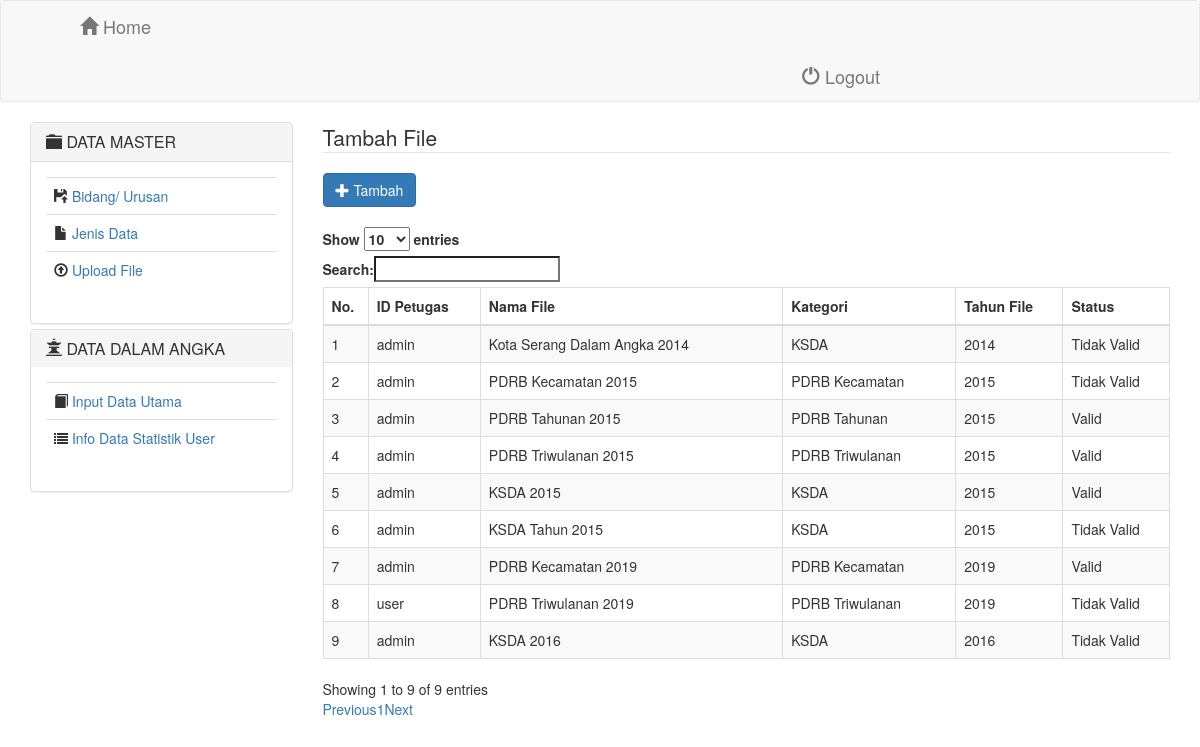
The app's page /index.php/upload/file with its own data.
### tables this page shows
CREATE TABLE `tb_upload` (
  `id_upload` int(10) NOT NULL,
  `id_user` varchar(10) NOT NULL,
  `nama_file` varchar(100) NOT NULL,
  `kategori` int(1) NOT NULL,
  `tahun_file` year(4) NOT NULL,
  `file` varchar(255) NOT NULL,
  `waktu_upload` datetime NOT NULL,
  `status` int(1) NOT NULL COMMENT '1 = valid 0 = tidak valid'
);

### application/libraries/Template.php (called while the page is built)
<?php
class Template{
    protected $_CI;
    function __construct(){
        $this->_CI=&get_instance();
    }
    function display($template,$data=null){
        $data['_content']=$this->_CI->load->view($template,$data,true);
        $data['_header']=$this->_CI->load->view('template/header',$data,true);
        $data['_sidebar']=$this->_CI->load->view('template/sidebar',$data,true);
        $this->_CI->load->view('/template.php',$data);
    }
}

### application/controllers/Upload.php (called while the page is built, shortened)
<?php
    class Upload extends CI_Controller {
        function file(){
            $data["title"] = "Data File";
            $data["file"] = $this->m_upload->get_all()->result();
            $data['menu']='';
            if($this->uri->segment(3)=="delete_success")
                $data['message']="<div class='alert alert-success'>Data berhasil dihapus</div>";
            else if($this->uri->segment(3)=="add_success")
                $data['message']="<div class='alert alert-success'>Data Berhasil disimpan</div>";
            else
            $data['message']='';
            $this->template->display("dashboard/upload",$data);
        }
    }
?>

### index.php (called while the page is built, shortened)
<?php
require_once BASEPATH.'core/CodeIgniter.php';

### application/models/M_upload.php (called while the page is built, shortened)
<?php
    class M_upload Extends CI_Model{
        function get_all(){
            return $this->db->get("tb_upload");
        }
    }
?>

### application/views/dashboard/upload.php (the view, shortened to what this page needs)
<legend>Tambah File</legend>
<a href="<?php echo site_url('dashboard/tambahfile');?>" class="btn btn-primary"><i class="glyphicon glyphicon-plus"></i> Tambah</a>
<br><br>
<table class="table table-bordered table-striped table-hover" id="table-datatable">
    <thead>
        <tr>
            <th>No.</th>
            <th>ID Petugas</th>
            <th>Nama File</th>
            <th>Kategori</th>
            <th>Tahun File</th>
            <th>Status</th>
        </tr>
    </thead>
    <?php $no=1; foreach($file as $row) { ?>
    <tr>
        <td><?php echo $no;?></td>
        <td><?php echo $row->id_user;?></td>
        <td><?php echo $row->nama_file;?></td>
        <td>
            <?php
                if($row->kategori == "1"){
                    echo "KSDA";
                }
                elseif($row->kategori == "2"){
                    echo "PDRB Kecamatan";
                }
                elseif($row->kategori == "3"){
                    echo "PDRB Tahunan";
                }
                elseif($row->kategori == "4"){
                    echo "PDRB Triwulanan";
                }
            ?>
        </td>
        <td><?php echo $row->tahun_file;?></td>
        <td>
            <?php
                if($this->session->userdata("username") == "user"){
                    if($row->id_user == $this->session->userdata("username")){
                        if($row->status == "0"){
                            echo "Tidak Valid";
                        }
                        else{
                            echo "Valid";
                        }
                    }
                    else{
                        echo "";
                    }
                }
                else{
                    if($row->status == "0"){
                        echo "Tidak Valid";
                    }
                    else{
                        echo "Valid";
                    }
                }
            ?>
        </td>
    </tr>
    <?php $no++; } ?>
</table>

### application/views/template/header.php (shortened to what this page needs)
<div class="navbar navbar-default">
    <div class="container">
    <div class="navbar-header">
        <div style=" margin-left:50px; width:75%;float: left;"><a class="navbar-brand" href="<?php echo site_url('dashboard/index_dashboard');?>"> <span class="glyphicon glyphicon-home"></span> Home</a></div>
        <div style=" margin-left: 800px; width:25%;float: right;"><a class="navbar-brand" href="<?php echo site_url('dashboard/logout');?>"><span class="glyphicon glyphicon-off"></span> Logout</a></div>
    </div>
    </div>
</div>

### application/views/template/sidebar.php (shortened to what this page needs)
<div class="panel-group" id="accordion">
                <div class="panel panel-default">
                                <div class="panel-heading">
                                    <h4 class="panel-title">
                                        <a data-toggle="collapse" data-parent="#accordion" href="#collapseOne"><span class="glyphicon glyphicon-folder-close">
                                        </span> DATA MASTER</a>
                                    </h4>
                                </div>
                                <div id="collapseOne" class="panel-collapse collapse in">
                                    <div class="panel-body">
                                        <table class="table">
                                            <tr>
                                                <td>
                                                    <span class="glyphicon glyphicon-floppy-open"></span> <a href="<?php echo site_url('bidang_urusan/bidang');?>">Bidang/ Urusan</a>
                                                </td>
                                            </tr>
                                            <tr>
                                                <td>
                                                    <span class="glyphicon glyphicon-file"></span> <a href="<?php echo site_url('jenis_data/jenisdata');?>">Jenis Data</a>
                                                </td>
                                            </tr>
                                            <tr>
                                                <td>
                                                    <span class="glyphicon glyphicon-upload"></span> <a href="<?php echo site_url('upload/file');?>">Upload File</a>
                                                </td>
                                            </tr>
                                        </table>
                                    </div>
                                </div>
                </div>
                <div class="panel panel-default">
                    <div class="panel-heading">
                                    <h4 class="panel-title">
                                        <a data-toggle="collapse" data-parent="#accordion" href="#collapseOne"><span class="glyphicon glyphicon-queen">
                                        </span> DATA DALAM ANGKA </a>
                                    </h4>
                    </div>
                   <div class="panel-body">
                        <table class="table">
                               <tr>
                                   <td>
                                       <span class="glyphicon glyphicon-book"></span> <a href="<?php echo site_url('simpatik/tambahsimpatik');?>">Input Data Utama</a>
                                   </td>
                               </tr>
                               <?php if($this->session->userdata("level") == "Admin"){ ?>
                               <tr>
                                    <td>
                                        <span class="glyphicon glyphicon-check"></span> <a href="<?php echo site_url('simpatik/validasi'); ?>">Validasi Data Statistik</a>
                                    </td>
                               </tr>
                               <tr>
                                   <td>
                                       <span class="glyphicon glyphicon-download"></span> <a href="<?php echo site_url('download/download_list');?>">Info Download File</a>
                                   </td>
                               </tr>
                               <?php }if($this->session->userdata("username") !== "admin"){ ?>
                                <tr>
                                   <td>
                                       <i class="fa fa-list"></i> <a href="<?php echo site_url('simpatik/simpatik_user');?>">Info Data Statistik User</a>
                                   </td>
                                </tr>
                               <?php } ?>
                       </table>
                    </div>
                </div>
</div>

### application/views/template.php (shortened to what this page needs)
<!doctype html>
    <html>
        <head>
            <link href="<?php echo base_url('assets/bootstrap/css/bootstrap.min.css');?>" rel="stylesheet">
            <link href="<?php echo base_url('assets/font/font-awesome/css/font-awesome.css');?>" rel="stylesheet">
            <link rel="stylesheet" type="text/css" href="https://cdn.datatables.net/1.10.19/css/dataTables.bootstrap.min.css">
            <link href="<?php echo base_url('assets/css/plugins/morris/morris-0.4.3.min.css');?>" rel="stylesheet">
            <link href="<?php echo base_url('assets/css/plugins/timeline/timeline.css');?>" rel="stylesheet">
            <link href="<?php echo base_url('assets/css/datepicker.css');?>" rel="stylesheet">
        </head>
        <body>
            <?php echo $_header;?>
            <div class="container">
                <div class="row">
                    <div class="col-md-3">
                        <?php echo $_sidebar;?>
                    </div>
                    <div class="col-md-9">
                        <?php echo $_content;?>
                    </div>
                </div>
            </div>
        </body>
    </html>

### application/views/template/sidebar.php (style rules this page uses)
.panel-group { height:500px; overflow-y:scroll; width:100%; }

### records on screen
tb_upload: id_user "admin", nama_file "Kota Serang Dalam Angka 2014", kategori "KSDA", tahun_file "2014", status "Tidak Valid"
tb_upload: id_user "admin", nama_file "PDRB Kecamatan 2015", kategori "PDRB Kecamatan", tahun_file "2015", status "Tidak Valid"
tb_upload: id_user "admin", nama_file "PDRB Tahunan 2015", kategori "PDRB Tahunan", tahun_file "2015", status "Valid"
tb_upload: id_user "admin", nama_file "PDRB Triwulanan 2015", kategori "PDRB Triwulanan", tahun_file "2015", status "Valid"
tb_upload: id_user "admin", nama_file "KSDA 2015", kategori "KSDA", tahun_file "2015", status "Valid"
tb_upload: id_user "admin", nama_file "KSDA Tahun 2015", kategori "KSDA", tahun_file "2015", status "Tidak Valid"
tb_upload: id_user "admin", nama_file "PDRB Kecamatan 2019", kategori "PDRB Kecamatan", tahun_file "2019", status "Valid"
tb_upload: id_user "user", nama_file "PDRB Triwulanan 2019", kategori "PDRB Triwulanan", tahun_file "2019", status "Tidak Valid"
tb_upload: id_user "admin", nama_file "KSDA 2016", kategori "KSDA", tahun_file "2016", status "Tidak Valid"
